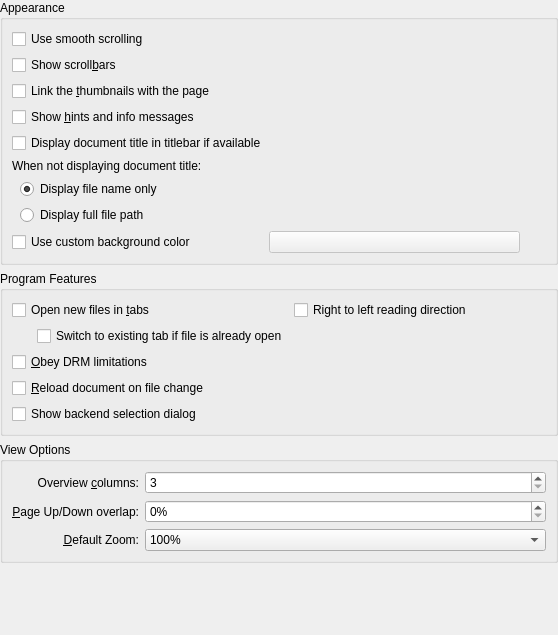
<?xml version="1.0" encoding="UTF-8"?>
<ui version="4.0">
 <class>DlgGeneralBase</class>
 <widget class="QWidget" name="DlgGeneralBase">
  <property name="enabled">
   <bool>true</bool>
  </property>
  <property name="geometry">
   <rect>
    <x>0</x>
    <y>0</y>
    <width>558</width>
    <height>635</height>
   </rect>
  </property>
  <layout class="QVBoxLayout">
   <property name="leftMargin">
    <number>0</number>
   </property>
   <property name="topMargin">
    <number>0</number>
   </property>
   <property name="rightMargin">
    <number>0</number>
   </property>
   <property name="bottomMargin">
    <number>0</number>
   </property>
   <item>
    <widget class="QGroupBox" name="groupBox">
     <property name="title">
      <string>Appearance</string>
     </property>
     <layout class="QHBoxLayout">
      <property name="spacing">
       <number>6</number>
      </property>
      <property name="leftMargin">
       <number>9</number>
      </property>
      <property name="topMargin">
       <number>9</number>
      </property>
      <property name="rightMargin">
       <number>9</number>
      </property>
      <property name="bottomMargin">
       <number>9</number>
      </property>
      <item>
       <layout class="QVBoxLayout">
        <property name="spacing">
         <number>6</number>
        </property>
        <property name="leftMargin">
         <number>0</number>
        </property>
        <property name="topMargin">
         <number>0</number>
        </property>
        <property name="rightMargin">
         <number>0</number>
        </property>
        <property name="bottomMargin">
         <number>0</number>
        </property>
        <item>
         <widget class="QCheckBox" name="kcfg_SmoothScrolling">
          <property name="text">
           <string>Use smooth scrolling</string>
          </property>
         </widget>
        </item>
        <item>
         <widget class="QCheckBox" name="kcfg_ShowScrollBars">
          <property name="text">
           <string>Show scroll&amp;bars</string>
          </property>
         </widget>
        </item>
        <item>
         <widget class="QCheckBox" name="kcfg_SyncThumbnailsViewport">
          <property name="enabled">
           <bool>true</bool>
          </property>
          <property name="text">
           <string>Link the &amp;thumbnails with the page</string>
          </property>
         </widget>
        </item>
        <item>
         <widget class="QCheckBox" name="kcfg_ShowOSD">
          <property name="text">
           <string>Show &amp;hints and info messages</string>
          </property>
         </widget>
        </item>
        <item>
         <widget class="QCheckBox" name="kcfg_DisplayDocumentTitle">
          <property name="text">
           <string>Display document title in titlebar if available</string>
          </property>
         </widget>
        </item>
        <item>
         <widget class="QLabel" name="label">
          <property name="text">
           <string>When not displaying document title:</string>
          </property>
         </widget>
        </item>
        <item>
         <widget class="QGroupBox" name="kcfg_DisplayDocumentNameOrPath">
          <property name="styleSheet">
           <string notr="true">QGroupBox {border:0; }</string>
          </property>
          <property name="flat">
           <bool>true</bool>
          </property>
          <layout class="QVBoxLayout" name="verticalLayout_3">
           <property name="leftMargin">
            <number>8</number>
           </property>
           <property name="topMargin">
            <number>0</number>
           </property>
           <property name="bottomMargin">
            <number>0</number>
           </property>
           <item>
            <widget class="QRadioButton" name="radioFileName">
             <property name="text">
              <string>Display file name only</string>
             </property>
             <property name="checked">
              <bool>true</bool>
             </property>
            </widget>
           </item>
           <item>
            <widget class="QRadioButton" name="radioFilePath">
             <property name="text">
              <string>Display full file path</string>
             </property>
             <property name="checked">
              <bool>false</bool>
             </property>
            </widget>
           </item>
          </layout>
         </widget>
        </item>
        <item>
         <layout class="QGridLayout" name="gridLayout_2">
          <property name="horizontalSpacing">
           <number>6</number>
          </property>
          <property name="verticalSpacing">
           <number>0</number>
          </property>
          <item row="1" column="1">
           <widget class="KColorButton" name="kcfg_BackgroundColor">
            <property name="enabled">
             <bool>false</bool>
            </property>
           </widget>
          </item>
          <item row="1" column="0">
           <widget class="QCheckBox" name="kcfg_UseCustomBackgroundColor">
            <property name="text">
             <string>Use custom background color</string>
            </property>
           </widget>
          </item>
         </layout>
        </item>
        <item>
         <layout class="QVBoxLayout" name="verticalLayout">
          <property name="leftMargin">
           <number>4</number>
          </property>
          <property name="topMargin">
           <number>0</number>
          </property>
         </layout>
        </item>
       </layout>
      </item>
      <item>
       <layout class="QVBoxLayout">
        <property name="spacing">
         <number>6</number>
        </property>
        <property name="leftMargin">
         <number>0</number>
        </property>
        <property name="topMargin">
         <number>0</number>
        </property>
        <property name="rightMargin">
         <number>0</number>
        </property>
        <property name="bottomMargin">
         <number>0</number>
        </property>
        <item>
         <widget class="QLabel" name="pixmapLabel1_2">
          <property name="sizePolicy">
           <sizepolicy hsizetype="Fixed" vsizetype="Fixed">
            <horstretch>0</horstretch>
            <verstretch>0</verstretch>
           </sizepolicy>
          </property>
         </widget>
        </item>
        <item>
         <spacer>
          <property name="orientation">
           <enum>Qt::Vertical</enum>
          </property>
          <property name="sizeType">
           <enum>QSizePolicy::Minimum</enum>
          </property>
          <property name="sizeHint" stdset="0">
           <size>
            <width>20</width>
            <height>1</height>
           </size>
          </property>
         </spacer>
        </item>
       </layout>
      </item>
     </layout>
    </widget>
   </item>
   <item>
    <widget class="QGroupBox" name="groupBox_2">
     <property name="title">
      <string>Program Features</string>
     </property>
     <layout class="QHBoxLayout" name="horizontalLayout_2">
      <item>
       <layout class="QVBoxLayout" name="verticalLayout_2">
        <item>
         <widget class="QCheckBox" name="kcfg_ShellOpenFileInTabs">
          <property name="text">
           <string>Open new files in &amp;tabs</string>
          </property>
         </widget>
        </item>
        <item>
         <layout class="QHBoxLayout" name="horizontalLayout">
          <item>
           <spacer name="horizontalSpacer">
            <property name="orientation">
             <enum>Qt::Horizontal</enum>
            </property>
            <property name="sizeType">
             <enum>QSizePolicy::Fixed</enum>
            </property>
            <property name="sizeHint" stdset="0">
             <size>
              <width>25</width>
              <height>20</height>
             </size>
            </property>
           </spacer>
          </item>
          <item>
           <widget class="QCheckBox" name="kcfg_SwitchToTabIfOpen">
            <property name="text">
             <string>Switch to existing tab if file is already open</string>
            </property>
           </widget>
          </item>
         </layout>
        </item>
        <item>
         <widget class="QCheckBox" name="kcfg_ObeyDRM">
          <property name="text">
           <string>&amp;Obey DRM limitations</string>
          </property>
         </widget>
        </item>
        <item>
         <widget class="QCheckBox" name="kcfg_WatchFile">
          <property name="text">
           <string>&amp;Reload document on file change</string>
          </property>
         </widget>
        </item>
        <item>
         <widget class="QCheckBox" name="kcfg_ChooseGenerators">
          <property name="text">
           <string>Show backend selection dialog</string>
          </property>
         </widget>
        </item>
       </layout>
      </item>
      <item>
       <layout class="QVBoxLayout">
        <property name="spacing">
         <number>6</number>
        </property>
        <property name="leftMargin">
         <number>0</number>
        </property>
        <property name="topMargin">
         <number>0</number>
        </property>
        <property name="rightMargin">
         <number>0</number>
        </property>
        <property name="bottomMargin">
         <number>0</number>
        </property>
        <item>
         <widget class="QCheckBox" name="kcfg_rtlReadingDirection">
          <property name="text">
           <string>Right to left reading direction</string>
          </property>
         </widget>
        </item>
        <item>
         <spacer>
          <property name="orientation">
           <enum>Qt::Vertical</enum>
          </property>
          <property name="sizeHint" stdset="0">
           <size>
            <width>20</width>
            <height>1</height>
           </size>
          </property>
         </spacer>
        </item>
       </layout>
      </item>
     </layout>
    </widget>
   </item>
   <item>
    <widget class="QGroupBox" name="groupBox_3">
     <property name="title">
      <string>View Options</string>
     </property>
     <layout class="QGridLayout" name="gridLayout" columnstretch="0,1">
      <item row="0" column="0">
       <widget class="QLabel" name="columnLabel">
        <property name="text">
         <string>Overview &amp;columns:</string>
        </property>
        <property name="alignment">
         <set>Qt::AlignRight|Qt::AlignTrailing|Qt::AlignVCenter</set>
        </property>
        <property name="buddy">
         <cstring>kcfg_ViewColumns</cstring>
        </property>
       </widget>
      </item>
      <item row="0" column="1">
       <widget class="QSpinBox" name="kcfg_ViewColumns">
        <property name="minimum">
         <number>3</number>
        </property>
        <property name="maximum">
         <number>10</number>
        </property>
       </widget>
      </item>
      <item row="1" column="0">
       <widget class="QLabel" name="scrollOverlapLabel">
        <property name="toolTip">
         <string>Defines how much of the current viewing area will still be visible when pressing the Page Up/Down keys.</string>
        </property>
        <property name="text">
         <string>&amp;Page Up/Down overlap:</string>
        </property>
        <property name="alignment">
         <set>Qt::AlignRight|Qt::AlignTrailing|Qt::AlignVCenter</set>
        </property>
        <property name="buddy">
         <cstring>kcfg_ScrollOverlap</cstring>
        </property>
       </widget>
      </item>
      <item row="1" column="1">
       <widget class="QSpinBox" name="kcfg_ScrollOverlap">
        <property name="suffix">
         <string>%</string>
        </property>
        <property name="maximum">
         <number>50</number>
        </property>
        <property name="singleStep">
         <number>5</number>
        </property>
       </widget>
      </item>
      <item row="2" column="0">
       <widget class="QLabel" name="label_3">
        <property name="toolTip">
         <string>Defines the default zoom mode for files which were never opened before.
For files which were opened before the previous zoom is applied.</string>
        </property>
        <property name="whatsThis">
         <string comment="@info:whatsthis">Defines the default zoom mode for files which were never opened before.
For files which were opened before the previous zoom is applied.</string>
        </property>
        <property name="text">
         <string>&amp;Default Zoom:</string>
        </property>
        <property name="alignment">
         <set>Qt::AlignRight|Qt::AlignTrailing|Qt::AlignVCenter</set>
        </property>
        <property name="buddy">
         <cstring>kcfg_ZoomMode</cstring>
        </property>
       </widget>
      </item>
      <item row="2" column="1">
       <widget class="QComboBox" name="kcfg_ZoomMode">
        <property name="toolTip">
         <string>Defines the default zoom mode for files which were never opened before.
For files which were opened before the previous zoom is applied.</string>
        </property>
        <property name="whatsThis">
         <string comment="@info:whatsthis">Defines the default zoom mode for files which were never opened before.
For files which were opened before the previous zoom is applied.</string>
        </property>
        <item>
         <property name="text">
          <string>100%</string>
         </property>
        </item>
        <item>
         <property name="text">
          <string>Fit Width</string>
         </property>
        </item>
        <item>
         <property name="text">
          <string>Fit Page</string>
         </property>
        </item>
        <item>
         <property name="text">
          <string>Auto Fit</string>
         </property>
        </item>
       </widget>
      </item>
     </layout>
    </widget>
   </item>
   <item>
    <spacer>
     <property name="orientation">
      <enum>Qt::Vertical</enum>
     </property>
     <property name="sizeHint" stdset="0">
      <size>
       <width>20</width>
       <height>4</height>
      </size>
     </property>
    </spacer>
   </item>
  </layout>
 </widget>
 <customwidgets>
  <customwidget>
   <class>KColorButton</class>
   <extends>QPushButton</extends>
   <header>kcolorbutton.h</header>
   <slots>
    <slot>useDefaultBackgroundColor()</slot>
   </slots>
  </customwidget>
 </customwidgets>
 <includes>
  <include location="global">kiconloader.h</include>
 </includes>
 <resources/>
 <connections/>
</ui>
